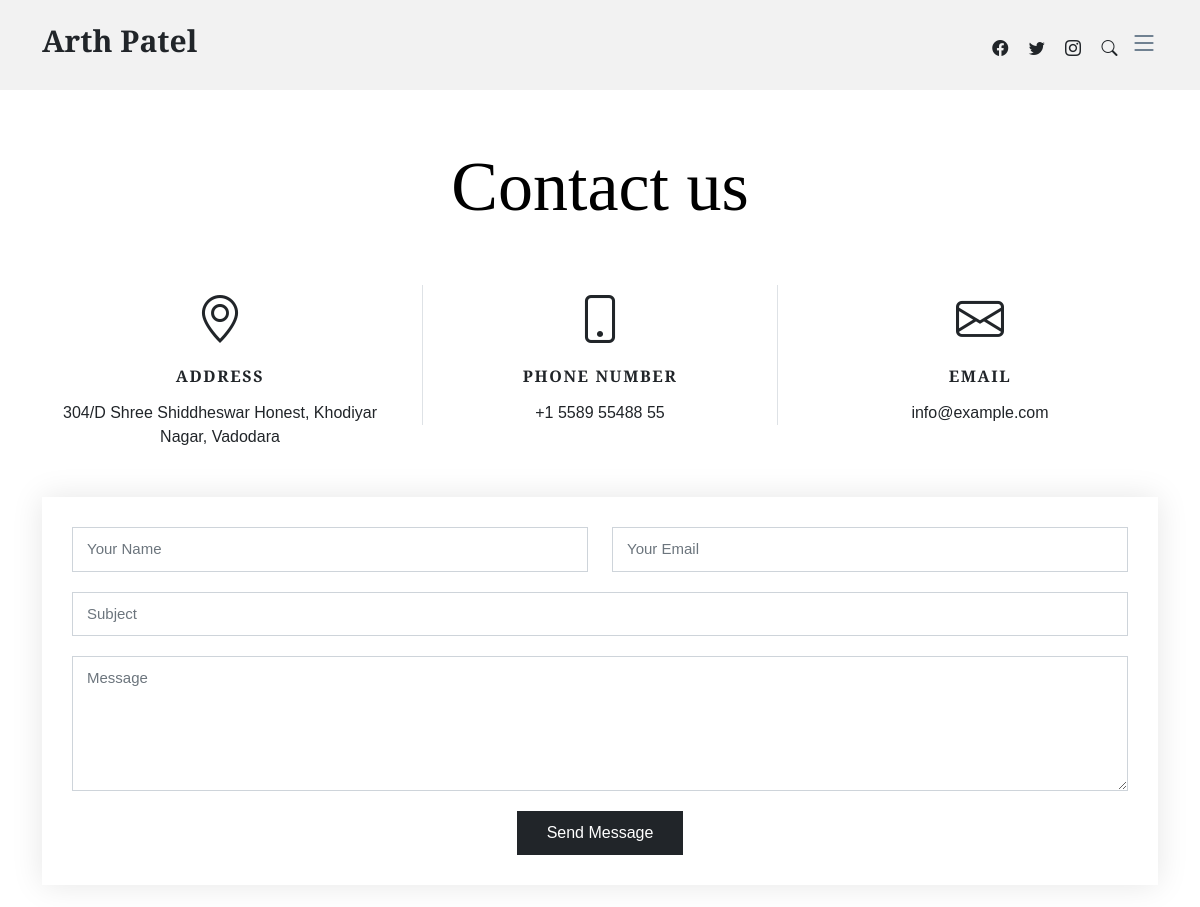
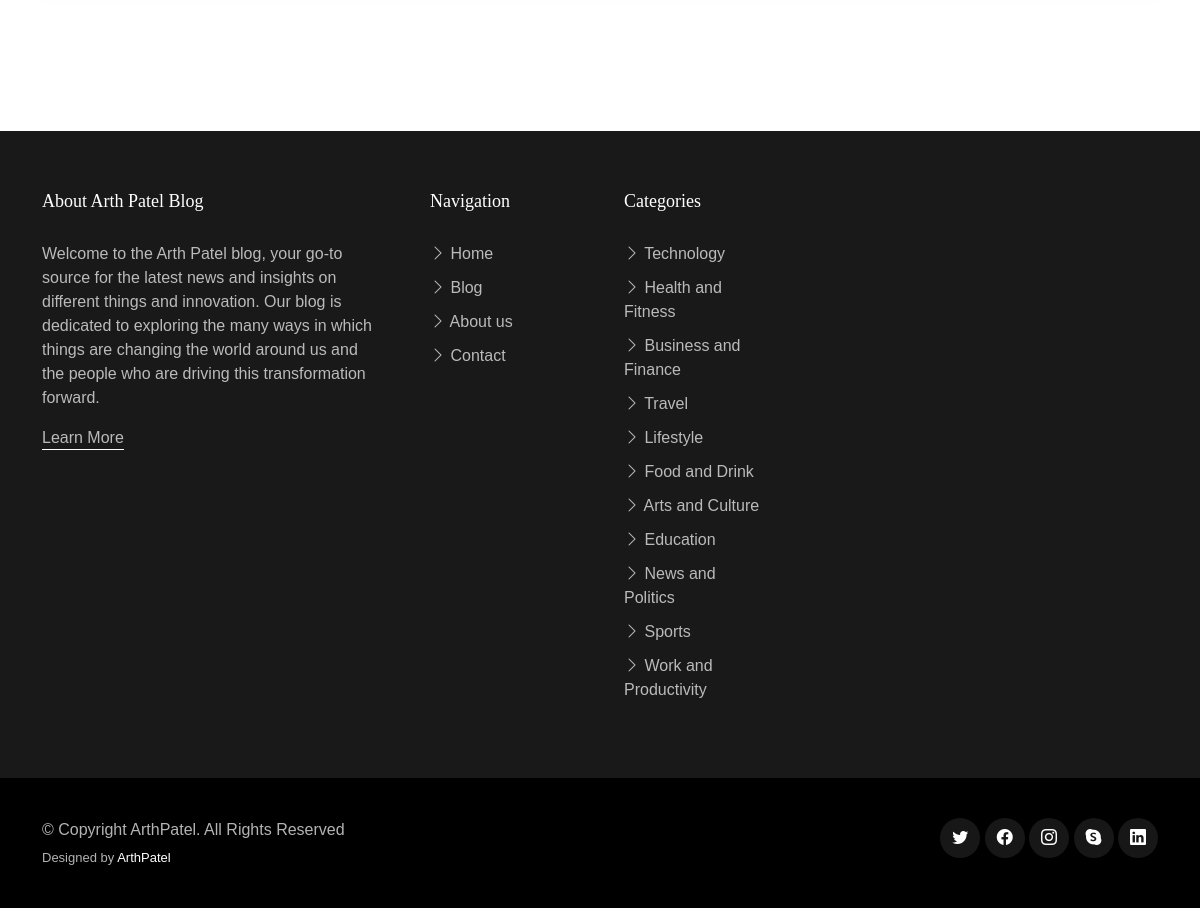
Page /contact-us on the committed database (2 pictures, top to bottom).
### blog/models.py (models this page shows, shortened)
class Category(models.Model):
    name = models.CharField(max_length=100)
    slug = models.SlugField(max_length=200, unique=True, blank=True)

### blog/views.py (the view)
# urls.py: path('contact-us', views.Contact.as_view(), name='contact-us'),
class Contact(ListView):
    template_name = 'contact.html'
    model = Post

### myblog/context_processor.py (called while the page is built)
def common_context(request):
    context = {}
    context['categories'] = Category.objects.all()
    return context

### blog/templates/contact.html (shortened to what this page needs)
{% extends 'base.html' %}
{% block main %}
    <section id="contact" class="contact mb-5">
      <div class="container" data-aos="fade-up">
        <div class="row">
          <div class="col-lg-12 text-center mb-5">
            <h1 class="page-title">Contact us</h1>
          </div>
        </div>
        <div class="row gy-4">
          <div class="col-md-4">
            <div class="info-item">
              <i class="bi bi-geo-alt"></i>
              <h3>Address</h3>
              <address>304/D Shree Shiddheswar Honest, Khodiyar Nagar, Vadodara</address>
            </div>
          </div>
          <div class="col-md-4">
            <div class="info-item info-item-borders">
              <i class="bi bi-phone"></i>
              <h3>Phone Number</h3>
              <p><a href="tel:+155895548855">+1 5589 55488 55</a></p>
            </div>
          </div>
          <div class="col-md-4">
            <div class="info-item">
              <i class="bi bi-envelope"></i>
              <h3>Email</h3>
              <p><a href="mailto:info@example.com">info@example.com</a></p>
            </div>
          </div>
        </div>
        <div class="form mt-5">
          <form action="forms/contact.php" method="post" role="form" class="php-email-form">
            <div class="row">
              <div class="form-group col-md-6">
                <input type="text" name="name" class="form-control" id="name" placeholder="Your Name" required>
              </div>
              <div class="form-group col-md-6">
                <input type="email" class="form-control" name="email" id="email" placeholder="Your Email" required>
              </div>
            </div>
            <div class="form-group">
              <input type="text" class="form-control" name="subject" id="subject" placeholder="Subject" required>
            </div>
            <div class="form-group">
              <textarea class="form-control" name="message" rows="5" placeholder="Message" required></textarea>
            </div>
            <div class="text-center"><button type="submit">Send Message</button></div>
          </form>
        </div>
      </div>
    </section>
{% endblock %}

### blog/templates/base.html (shortened to what this page needs)
{% load static %}
<!DOCTYPE html>
<html lang="en">
<head>
    <link href="{% static 'assets/vendor/bootstrap/css/bootstrap.min.css' %}" rel="stylesheet">
    <link href="{% static 'assets/vendor/bootstrap-icons/bootstrap-icons.css' %}" rel="stylesheet">
    <link href="{% static 'assets/vendor/swiper/swiper-bundle.min.css' %}" rel="stylesheet">
    <link href="{% static 'assets/vendor/glightbox/css/glightbox.min.css' %}" rel="stylesheet">
    <link href="{% static 'assets/vendor/aos/aos.css' %}" rel="stylesheet">
    <link href="{% static 'assets/css/variables.css' %}" rel="stylesheet">
    <link href="{% static 'assets/css/main.css' %}" rel="stylesheet">
</head>
<body>
<header id="header" class="header d-flex align-items-center fixed-top">
    <div class="container-fluid container-xl d-flex align-items-center justify-content-between">
        <a href="{% url 'index' %}" class="logo d-flex align-items-center">
            <h1>Arth Patel</h1>
        </a>
        <div class="position-relative">
            <a href="#" class="mx-2"><span class="bi-facebook"></span></a>
            <a href="#" class="mx-2"><span class="bi-twitter"></span></a>
            <a href="#" class="mx-2"><span class="bi-instagram"></span></a>
            <a href="#" class="mx-2 js-search-open"><span class="bi-search"></span></a>
            <i class="bi bi-list mobile-nav-toggle"></i>
        </div>
    </div>
</header>
<main id="main">
    {% block main %}{% endblock %}
</main>
<footer id="footer" class="footer">
    <div class="footer-content">
        <div class="container">
            <div class="row g-5">
                <div class="col-lg-4">
                    <h3 class="footer-heading">About Arth Patel Blog</h3>
                    <p>Welcome to the Arth Patel blog, your go-to source for the latest news and insights on different things and innovation. Our blog is dedicated to exploring the many ways in which things are changing the world around us and the people who are driving this transformation forward.</p>
                    <p><a href="{% url 'about-us' %}" class="footer-link-more">Learn More</a></p>
                </div>
                <div class="col-6 col-lg-2">
                    <h3 class="footer-heading">Navigation</h3>
                    <ul class="footer-links list-unstyled">
                        <li><a href="{% url 'index' %}"><i class="bi bi-chevron-right"></i> Home</a></li>
                        <li><a href="{% url 'index' %}"><i class="bi bi-chevron-right"></i> Blog</a></li>
                        <li><a href="{% url 'about-us' %}"><i class="bi bi-chevron-right"></i> About us</a></li>
                        <li><a href="{% url 'contact-us' %}"><i class="bi bi-chevron-right"></i> Contact</a></li>
                    </ul>
                </div>
                <div class="col-6 col-lg-2">
                    <h3 class="footer-heading">Categories</h3>
                    <ul class="footer-links list-unstyled">
                        {% for row in categories %}
                        <li><a href="category.html"><i class="bi bi-chevron-right"></i> {{ row.name }}</a></li>
                        {% endfor %}
                    </ul>
                </div>
            </div>
        </div>
    </div>
    <div class="footer-legal">
        <div class="container">
            <div class="row justify-content-between">
                <div class="col-md-6 text-center text-md-start mb-3 mb-md-0">
                    <div class="copyright">
                        © Copyright <strong><span>ArthPatel</span></strong>. All Rights Reserved
                    </div>
                    <div class="credits">
                        Designed by <a href="#">ArthPatel</a>
                    </div>
                </div>
                <div class="col-md-6">
                    <div class="social-links mb-3 mb-lg-0 text-center text-md-end">
                        <a href="#" class="twitter"><i class="bi bi-twitter"></i></a>
                        <a href="#" class="facebook"><i class="bi bi-facebook"></i></a>
                        <a href="#" class="instagram"><i class="bi bi-instagram"></i></a>
                        <a href="#" class="google-plus"><i class="bi bi-skype"></i></a>
                        <a href="#" class="linkedin"><i class="bi bi-linkedin"></i></a>
                    </div>
                </div>
            </div>
        </div>
    </div>
</footer>
</body>
</html>

### static/assets/css/variables.css (style rules this page uses)
:root { --font-default: 'EB Garamond', system-ui, -apple-system, "Segoe UI", Roboto, "Helvetica Neue", Arial, "Noto Sans", "Liberation Sans", sans-serif, "Apple Color Emoji", "Segoe UI Emoji", "Segoe UI Symbol", "Noto Color Emoji"; --font-primary: 'EB Garamond', serif; --font-secondary: 'Inter', sans-serif; --color-default: #212529; --color-default-rgb: 33, 37, 41; --color-links: #212529; --color-links-hover: #15171a; --color-primary: #212529; --color-primary-light: #26282c; --color-primary-dark: #0b0c0e; --color-primary-rgb: 33, 37, 41; --color-primary-light-rgb: 38, 40, 44; --color-primary-dark-rgb: 11, 12, 14; --color-secondary: #596d80; --color-secondary-light: #8498aa; --color-secondary-dark: #404f5c; --color-secondary-rgb: 89, 109, 128; --color-secondary-light-rgb: 132, 152, 170; --color-secondary-dark-rgb: 64, 79, 92; --color-blue: #0d6efd; --color-blue-rgb: 13, 110, 253; --color-indigo: #6610f2; --color-indigo-rgb: 102, 16, 242; --color-purple: #6f42c1; --color-purple-rgb: 111, 66, 193; --color-pink: #f3268c; --color-pink-rgb: 243, 38, 140; --color-red: #df1529; --color-red-rgb: 223, 21, 4; --color-orange: #fd7e14; --color-orange-rgb: 253, 126, 20; --color-yellow: #ffc107; --color-yellow-rgb: 255, 193, 7; --color-green: #059652; --color-green-rgb: 5, 150, 82; --color-teal: #20c997; --color-teal-rgb: 32, 201, 151; --color-cyan: #0dcaf0; --color-cyan-rgb: 13, 202, 240; --color-white: #ffffff; --color-white-rgb: 255, 255, 255; --color-gray: #6c757d; --color-gray-rgb: 108, 117, 125; --color-black: #000000; --color-black-rgb: 0, 0, 0; }
:root { --bs-blue: var(--color-blue); --bs-indigo: var(--color-indigo); --bs-purple: var(--color-purple); --bs-pink: var(--color-pink); --bs-red: var(--color-red); --bs-orange: var(--color-orange); --bs-yellow: var(--color-yellow); --bs-green: var(--color-green); --bs-teal: var(--color-teal); --bs-cyan: var(--color-cyan); --bs-white: var(--color-white); --bs-gray: var(--color-gray); --bs-gray-dark: #343a40; --bs-gray-100: #f8f9fa; --bs-gray-200: #e9ecef; --bs-gray-300: #dee2e6; --bs-gray-400: #ced4da; --bs-gray-500: #adb5bd; --bs-gray-600: #6c757d; --bs-gray-700: #495057; --bs-gray-800: #343a40; --bs-gray-900: #212529; --bs-primary: var(--color-blue); --bs-secondary: var(--color-blue); --bs-success: #198754; --bs-info: #0dcaf0; --bs-warning: #ffc107; --bs-danger: #dc3545; --bs-light: #f8f9fa; --bs-dark: #212529; --bs-primary-rgb: var(--color-primary-rgb); --bs-secondary-rgb: var(--color-secondary-rgb); --bs-success-rgb: 25, 135, 84; --bs-info-rgb: 13, 202, 240; --bs-warning-rgb: 255, 193, 7; --bs-danger-rgb: 220, 53, 69; --bs-light-rgb: 248, 249, 250; --bs-dark-rgb: 33, 37, 41; --bs-white-rgb: var(--color-white-rgb); --bs-black-rgb: var(--color-black-rgb); --bs-body-color-rgb: var(--color-default-rgb); --bs-body-bg-rgb: 255, 255, 255; --bs-font-sans-serif: var(--font-default); --bs-font-monospace: SFMono-Regular, Menlo, Monaco, Consolas, "Liberation Mono", "Courier New", monospace; --bs-gradient: linear-gradient(180deg, rgba(255, 255, 255, 0.15), rgba(255, 255, 255, 0)); --bs-body-font-family: var(--font-default); --bs-body-font-size: 1rem; --bs-body-font-weight: 400; --bs-body-line-height: 1.5; --bs-body-color: var(--color-default); --bs-body-bg: #fff; }

### rows in the picture
Category: name "Technology"
Category: name "Health and Fitness"
Category: name "Business and Finance"
Category: name "Travel"
Category: name "Lifestyle"
Category: name "Food and Drink"
Category: name "Arts and Culture"
Category: name "Education"
Category: name "News and Politics"
Category: name "Sports"
Category: name "Work and Productivity"
